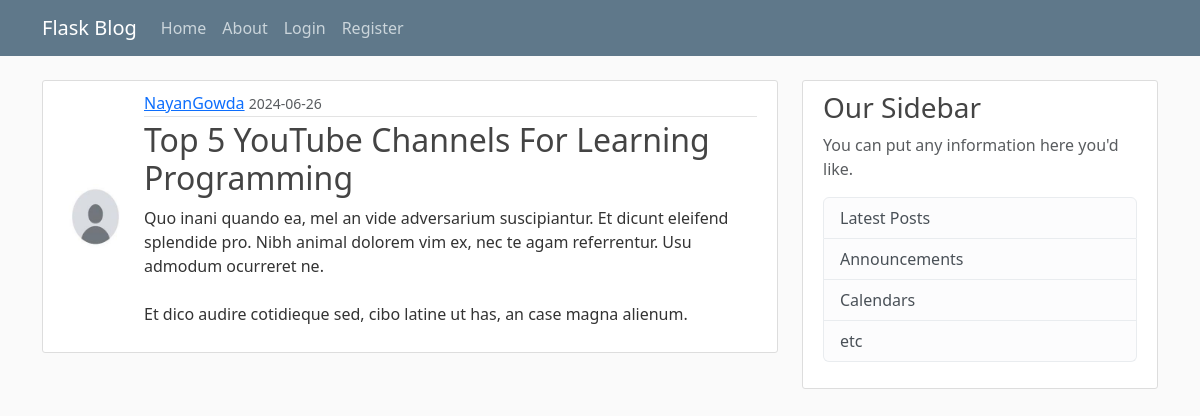
Page /post/24 on the committed database.
### flaskblog/models.py (models this page shows, shortened)
class User(db.Model, UserMixin):
    id = db.Column(db.Integer, primary_key=True)
    username = db.Column(db.String(20), unique=True, nullable=False)
    email = db.Column(db.String(120), unique=True, nullable=False)
    image = db.Column(db.String(20), nullable=False, default='default.jpg')
    password = db.Column(db.String(60), nullable=False)
    posts = db.relationship('Post', backref='author', lazy=True)

class Post(db.Model):
    id = db.Column(db.Integer, primary_key=True)
    title = db.Column(db.String(100), nullable=False)
    date_posted = db.Column(db.DateTime, nullable=False, default=datetime.utcnow)
    content = db.Column(db.Text, nullable=False)
    user_id = db.Column(db.Integer, db.ForeignKey('user.id'), nullable=False)

### flaskblog/routes.py (the view)
@app.route("/post/<int:post_id>")
def post(post_id):
    post = Post.query.get_or_404(post_id)
    return render_template('post.html', title=post.title, post=post)

### flaskblog/templates/post.html (shortened to what this page needs)
{% extends "layout.html" %}
{% block content %}
  <article class="media inline-media content-section">
    <img class="rounded-circle article-img" src="{{ url_for('static', filename='profile_pics/' + post.author.image) }}">
    <div class="media-body">
      <div class="article-metadata">
        <a class="mr-2" href="#">{{ post.author.username }}</a>
        <small class="text-muted">{{ post.date_posted.strftime('%Y-%m-%d') }}</small>
      </div>
      <h2 class="article-title">{{ post.title }}</h2>
      <p class="article-content">{{ post.content }}</p>
    </div>
  </article>
{% endblock content %}

### flaskblog/static/main.css (style rules this page uses)
body { background: #fafafa; color: #333333; margin-top: 5rem; }
h1, h2, h3, h4, h5, h6 { color: #444444; }
.content-section { background: #ffffff; padding: 10px 20px; border: 1px solid #dddddd; border-radius: 3px; margin-bottom: 20px; }
.article-title { color: #444444; }
.article-content { white-space: pre-line; }
.article-img { height: 65px; width: 65px; margin-right: 16px; }
.article-metadata { padding-bottom: 1px; margin-bottom: 4px; border-bottom: 1px solid #e3e3e3 }
.inline-media { display: flex; align-items: center; }

### rows in the picture
User: image (placeholder picture), author.username "NayanGowda"
Post: date_posted "2024-06-26", title "Top 5 YouTube Channels For Learning Programming", content "Quo inani quando ea, mel an vide adversarium suscipiantur. Et dicunt eleifend splendide pro. Nibh animal dolorem vim ex, nec te agam referrentur. Usu admodum ocurreret ne. Et dico audire cotidieque sed, cibo latine ut has, an case magna alienum."
